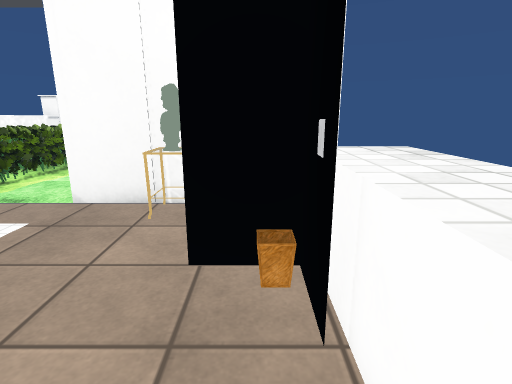
View 1 (above)

16 first-person views from a walk through a Unity game level. The camera is 1.3 m above the floor, tilts 14° down and sees 80° across. Doors are open. The floor is counted in squares, 0.5 m on a side. Each view is taken from the middle of a square. On the plan, view 1 faces up. The plan holds only what a view shows up to about 20 squares ahead; the rest is blank. The player character is not drawn. Some surface patterns are stand-ins.

View 2
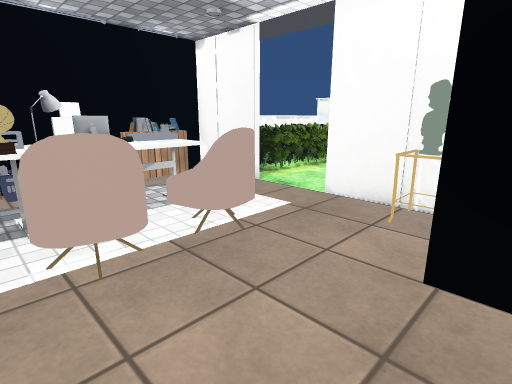

View 3
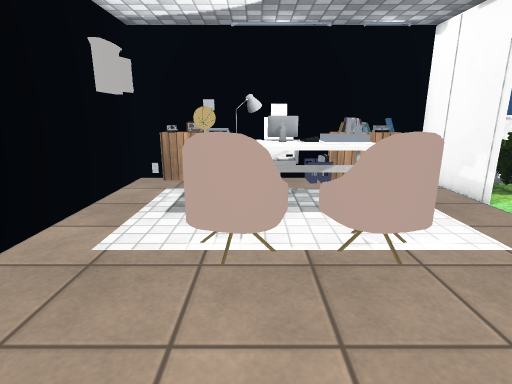

View 4
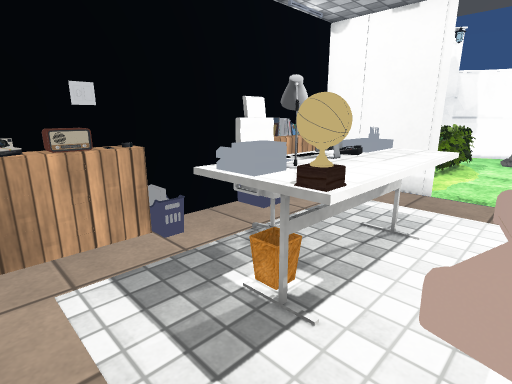

View 5
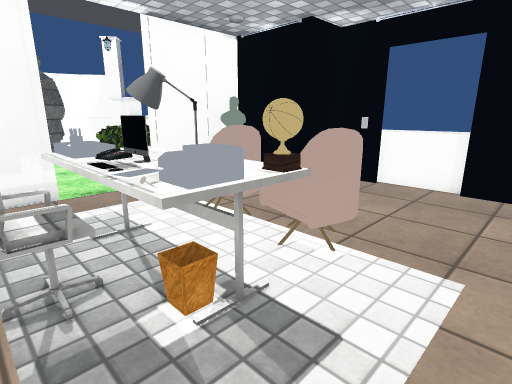

View 6
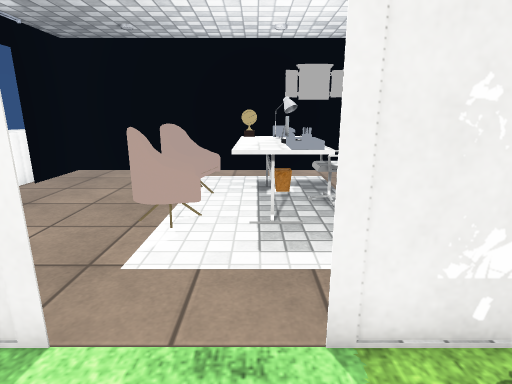

View 7
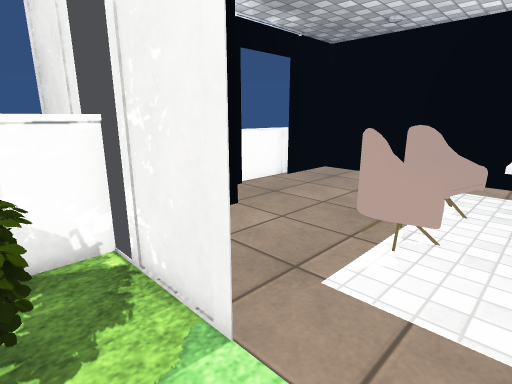

View 8
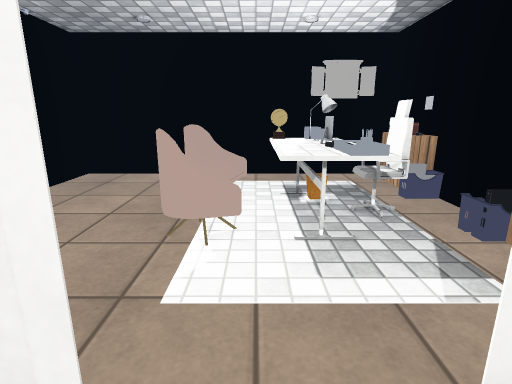

View 9
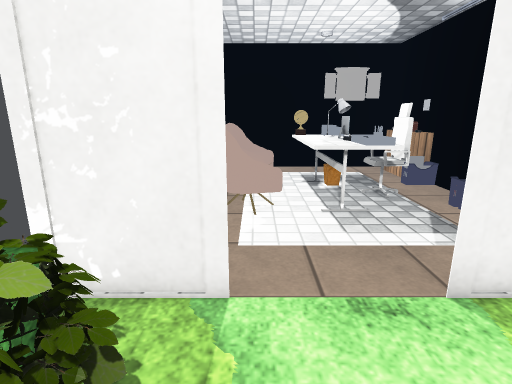

View 10
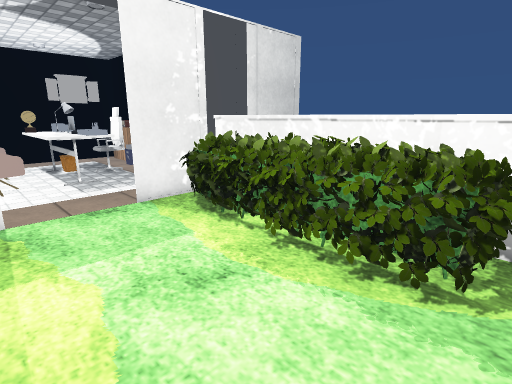

View 11
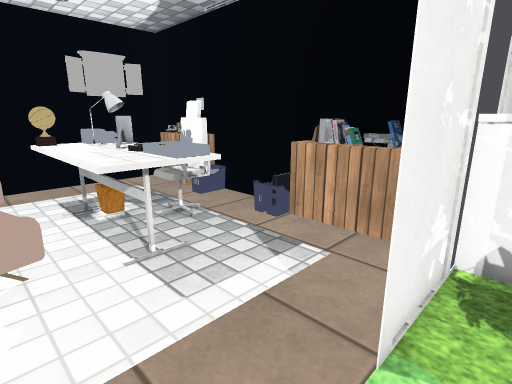

View 12
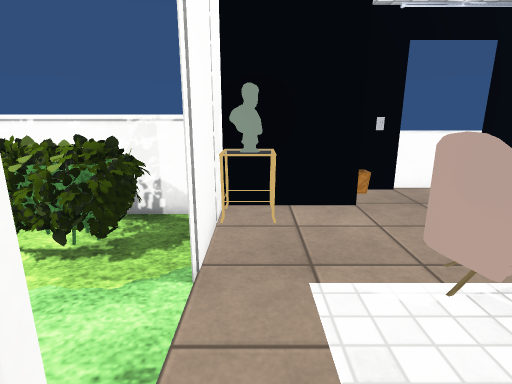

View 13
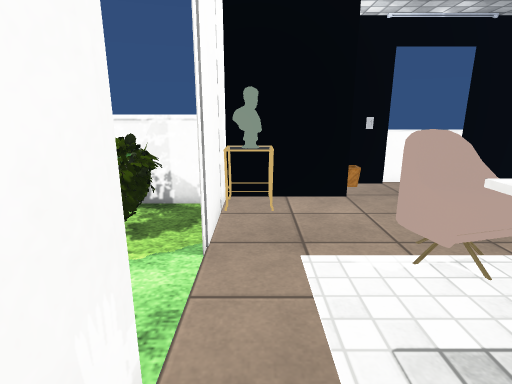

View 14
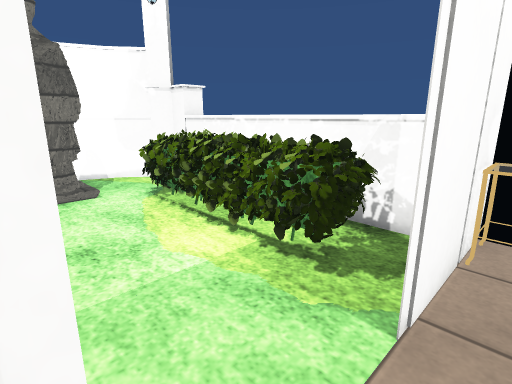

View 15
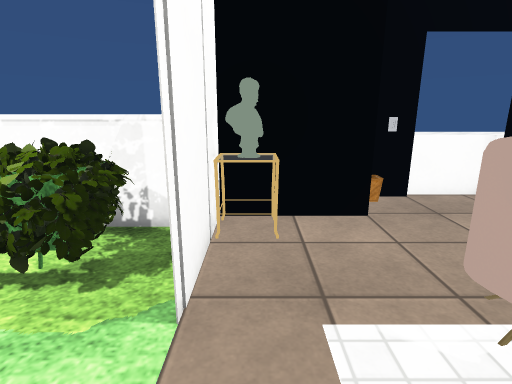

View 16
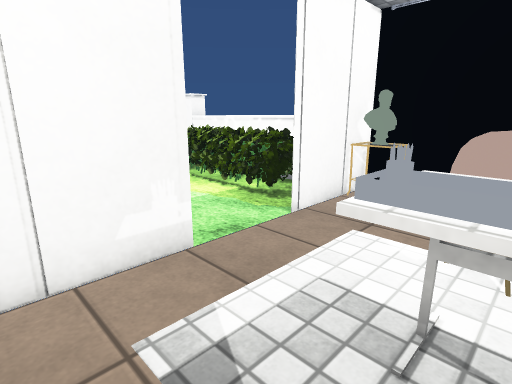

### Floor plan
Key: @ floor where view 1 was taken; # wall or solid block; . floor; / step, stairs or slope; D open door; = window, fence, low wall or low ledge; ^ raised ledge; B bush; T table; C cabinet; E desk; A armchair; P phone; H chair; M computer; L lamp; S statue; O other object.
Columns run from 15 left of view 1 to 3 right of it. Each row starts with its distance up from view 1.
 22      ###  ##
 21     ##.   .##
 20    ##.. S ..##
 19   ##.../SS.. ##
 18    ^BBB....  ^
 17    BBBB...BBBB
 16    BBBB...BBBB
 15    BBBB...BBBB
 14    BBBB...BBBB
 13    BBBB...BBBB
 12    BBBB...BBBB
 11    BBBB...BBB^
 10    ^. ...... ^
  9 ^##^###...###=#O##
  8   #C........TTO
  7   OC......... O
  6   OC.    .....O  ^^
  5   #C.EEEAAA...##O^^
  4   #..EPEEAA.....O^^
  3   #.HMPEEA......D^^
  2   #.HHLEEAA.....D^^
  1   #C.ELEAAA.....D^^
  0   OO..EE.......@#^^
 -1   OO............ ^^
 -2   #C............
 -3   #######  ####

Positions as (right, up) in squares from view 1, and headings:
1: (0, 0), facing up
2: (0, 0), facing up-left
3: (0, 2), facing left
4: (-6, -2), facing up-left
5: (-11, -2), facing up-right
6: (-8, 12), facing down
7: (-8, 11), facing down-right
8: (-7, 11), facing down
9: (-6, 13), facing down
10: (-5, 18), facing down-left
11: (-6, 10), facing down-left
12: (-10, 8), facing right
13: (-11, 8), facing right
14: (-9, 8), facing up-right
15: (-9, 8), facing right
16: (-12, 4), facing up-right
